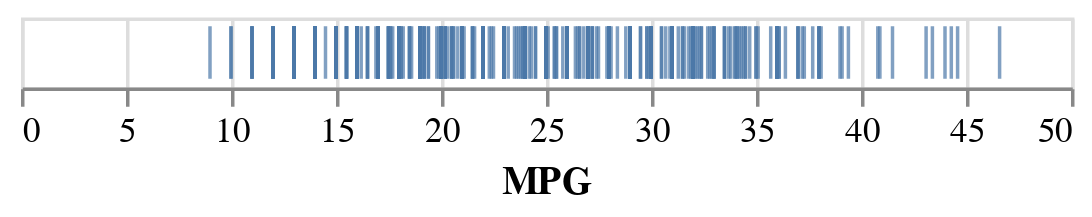

Notebook code for this chart:
### Markdown cell above
In the second format, you pass a channel object:

![](images/encodings2.png)

This is useful if you want to customize the visual encoding with optional arguments:

### Code cell
alt.Chart(cars).mark_tick().encode(
    alt.X('Miles_per_Gallon', title="MPG")
)

### Figure 1 — Vega-Lite specification as saved in the notebook (floating-point values rounded to 4 significant figures; data arrays with more than 128 entries replaced by an {"elided": "..."} marker saying what was removed)
{"$schema": "https://vega.github.io/schema/vega-lite/v1.2.1.json", "data": {"values": {"elided": "406 records"}}, "encoding": {"x": {"field": "Miles_per_Gallon", "title": "MPG", "type": "quantitative"}}, "mark": "tick"}
